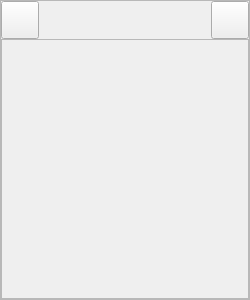
<?xml version="1.0" encoding="UTF-8"?>
<ui version="4.0">
 <class>FrmXvFuncType</class>
 <widget class="QWidget" name="FrmXvFuncType">
  <property name="geometry">
   <rect>
    <x>0</x>
    <y>0</y>
    <width>250</width>
    <height>300</height>
   </rect>
  </property>
  <property name="minimumSize">
   <size>
    <width>250</width>
    <height>300</height>
   </size>
  </property>
  <property name="maximumSize">
   <size>
    <width>250</width>
    <height>300</height>
   </size>
  </property>
  <property name="windowTitle">
   <string>Form</string>
  </property>
  <property name="styleSheet">
   <string notr="true"/>
  </property>
  <layout class="QVBoxLayout" name="vLayoutFrm">
   <property name="spacing">
    <number>0</number>
   </property>
   <property name="leftMargin">
    <number>0</number>
   </property>
   <property name="topMargin">
    <number>0</number>
   </property>
   <property name="rightMargin">
    <number>0</number>
   </property>
   <property name="bottomMargin">
    <number>0</number>
   </property>
   <item>
    <widget class="QFrame" name="fmXvFuncTyps">
     <property name="frameShape">
      <enum>QFrame::StyledPanel</enum>
     </property>
     <property name="frameShadow">
      <enum>QFrame::Raised</enum>
     </property>
     <layout class="QVBoxLayout" name="vLayoutFm">
      <property name="spacing">
       <number>0</number>
      </property>
      <property name="leftMargin">
       <number>0</number>
      </property>
      <property name="topMargin">
       <number>0</number>
      </property>
      <property name="rightMargin">
       <number>0</number>
      </property>
      <property name="bottomMargin">
       <number>0</number>
      </property>
      <item>
       <layout class="QHBoxLayout" name="horizontalLayout">
        <item>
         <widget class="XMatToolButton" name="btnXvFuncType">
          <property name="minimumSize">
           <size>
            <width>38</width>
            <height>38</height>
           </size>
          </property>
          <property name="maximumSize">
           <size>
            <width>38</width>
            <height>38</height>
           </size>
          </property>
          <property name="text">
           <string/>
          </property>
         </widget>
        </item>
        <item>
         <widget class="XMatLabel" name="lbXvFuncType">
          <property name="maximumSize">
           <size>
            <width>16777215</width>
            <height>38</height>
           </size>
          </property>
          <property name="text">
           <string/>
          </property>
         </widget>
        </item>
        <item>
         <spacer name="hSpacerXvFuncType">
          <property name="orientation">
           <enum>Qt::Horizontal</enum>
          </property>
          <property name="sizeHint" stdset="0">
           <size>
            <width>40</width>
            <height>1</height>
           </size>
          </property>
         </spacer>
        </item>
        <item>
         <widget class="XMatToolButton" name="btnCloseDrawer">
          <property name="minimumSize">
           <size>
            <width>38</width>
            <height>38</height>
           </size>
          </property>
          <property name="maximumSize">
           <size>
            <width>38</width>
            <height>38</height>
           </size>
          </property>
          <property name="text">
           <string/>
          </property>
         </widget>
        </item>
       </layout>
      </item>
      <item>
       <widget class="XMatHLine" name="xMatHLine"/>
      </item>
      <item>
       <widget class="QScrollArea" name="scAreaXvFunc">
        <property name="widgetResizable">
         <bool>true</bool>
        </property>
        <widget class="QWidget" name="scAreaWcXvFunc">
         <property name="geometry">
          <rect>
           <x>0</x>
           <y>0</y>
           <width>246</width>
           <height>253</height>
          </rect>
         </property>
        </widget>
       </widget>
      </item>
     </layout>
    </widget>
   </item>
  </layout>
 </widget>
 <customwidgets>
  <customwidget>
   <class>XMatToolButton</class>
   <extends>QToolButton</extends>
   <header>XMatToolButton.h</header>
  </customwidget>
  <customwidget>
   <class>XMatLabel</class>
   <extends>QLabel</extends>
   <header>XMatLabel.h</header>
  </customwidget>
  <customwidget>
   <class>XMatHLine</class>
   <extends>QWidget</extends>
   <header>XMatHLine.h</header>
  </customwidget>
 </customwidgets>
 <resources/>
 <connections/>
</ui>
